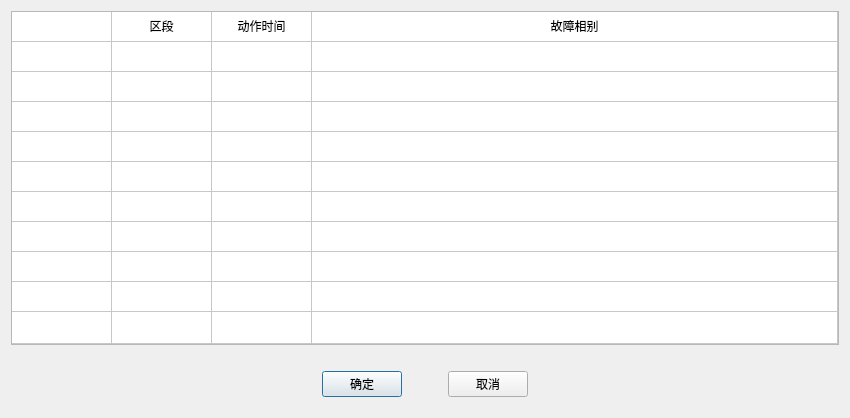
<?xml version="1.0" encoding="UTF-8"?>
<ui version="4.0">
 <class>QDistanceSearchBatchAddMultDlg</class>
 <widget class="QDialog" name="QDistanceSearchBatchAddMultDlg">
  <property name="geometry">
   <rect>
    <x>0</x>
    <y>0</y>
    <width>850</width>
    <height>418</height>
   </rect>
  </property>
  <property name="sizePolicy">
   <sizepolicy hsizetype="Preferred" vsizetype="Preferred">
    <horstretch>0</horstretch>
    <verstretch>0</verstretch>
   </sizepolicy>
  </property>
  <property name="windowTitle">
   <string>批量添加</string>
  </property>
  <layout class="QHBoxLayout" name="horizontalLayout">
   <item>
    <layout class="QVBoxLayout" name="verticalLayout_2">
     <item>
      <widget class="QTableWidget" name="m_tableWidget">
       <property name="rowCount">
        <number>11</number>
       </property>
       <property name="columnCount">
        <number>4</number>
       </property>
       <attribute name="horizontalHeaderVisible">
        <bool>false</bool>
       </attribute>
       <attribute name="horizontalHeaderStretchLastSection">
        <bool>true</bool>
       </attribute>
       <attribute name="verticalHeaderVisible">
        <bool>false</bool>
       </attribute>
       <attribute name="verticalHeaderStretchLastSection">
        <bool>true</bool>
       </attribute>
       <row/>
       <row/>
       <row/>
       <row/>
       <row/>
       <row/>
       <row/>
       <row/>
       <row/>
       <row/>
       <row/>
       <column/>
       <column/>
       <column/>
       <column/>
       <item row="0" column="1">
        <property name="text">
         <string>区段</string>
        </property>
        <property name="textAlignment">
         <set>AlignCenter</set>
        </property>
       </item>
       <item row="0" column="2">
        <property name="text">
         <string>动作时间</string>
        </property>
        <property name="textAlignment">
         <set>AlignCenter</set>
        </property>
       </item>
       <item row="0" column="3">
        <property name="text">
         <string>故障相别</string>
        </property>
        <property name="textAlignment">
         <set>AlignCenter</set>
        </property>
       </item>
      </widget>
     </item>
     <item>
      <spacer name="horizontalSpacer">
       <property name="orientation">
        <enum>Qt::Horizontal</enum>
       </property>
       <property name="sizeHint" stdset="0">
        <size>
         <width>40</width>
         <height>20</height>
        </size>
       </property>
      </spacer>
     </item>
     <item>
      <layout class="QHBoxLayout" name="horizontalLayout_2">
       <property name="bottomMargin">
        <number>10</number>
       </property>
       <item>
        <spacer name="horizontalSpacer_2">
         <property name="orientation">
          <enum>Qt::Horizontal</enum>
         </property>
         <property name="sizeHint" stdset="0">
          <size>
           <width>40</width>
           <height>20</height>
          </size>
         </property>
        </spacer>
       </item>
       <item>
        <widget class="QPushButton" name="m_btnOk">
         <property name="sizePolicy">
          <sizepolicy hsizetype="Fixed" vsizetype="Fixed">
           <horstretch>0</horstretch>
           <verstretch>0</verstretch>
          </sizepolicy>
         </property>
         <property name="text">
          <string>确定</string>
         </property>
        </widget>
       </item>
       <item>
        <spacer name="horizontalSpacer_4">
         <property name="orientation">
          <enum>Qt::Horizontal</enum>
         </property>
         <property name="sizeType">
          <enum>QSizePolicy::Fixed</enum>
         </property>
         <property name="sizeHint" stdset="0">
          <size>
           <width>40</width>
           <height>20</height>
          </size>
         </property>
        </spacer>
       </item>
       <item>
        <widget class="QPushButton" name="m_btnCancel">
         <property name="sizePolicy">
          <sizepolicy hsizetype="Fixed" vsizetype="Fixed">
           <horstretch>0</horstretch>
           <verstretch>0</verstretch>
          </sizepolicy>
         </property>
         <property name="text">
          <string>取消</string>
         </property>
        </widget>
       </item>
       <item>
        <spacer name="horizontalSpacer_3">
         <property name="orientation">
          <enum>Qt::Horizontal</enum>
         </property>
         <property name="sizeHint" stdset="0">
          <size>
           <width>40</width>
           <height>20</height>
          </size>
         </property>
        </spacer>
       </item>
      </layout>
     </item>
    </layout>
   </item>
  </layout>
 </widget>
 <resources/>
 <connections/>
</ui>
